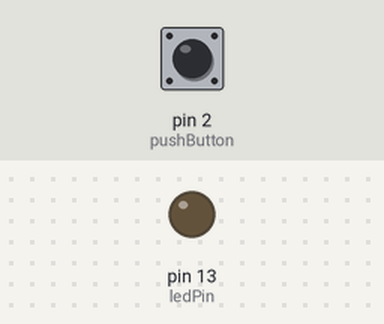
Bench run of a sketch on a simulated Arduino Uno, built with avr-gcc and run on an emulated ATmega328P. Parts: output pins drawn as LEDs (lit = HIGH). Inputs (shaded band) come from the test bench; at power-on: pin 2 (pushButton) LOW.

Above: at 1.2 s.
1.3 s: pin 2 (pushButton) pulled HIGH for 0.15 s
At 1.37 s:
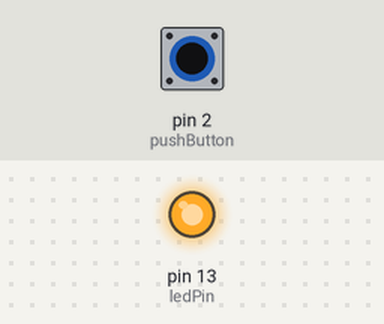
2.9 s: pin 2 (pushButton) pulled HIGH for 3.2 s
At 7.3 s:
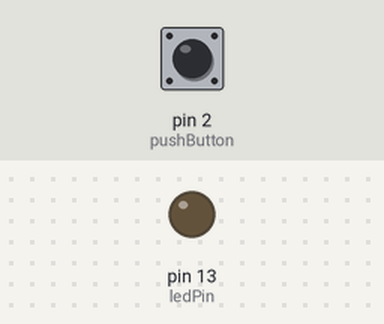
Timing chart, 0 to 8.8 s (numbered marks = the images above; inputs shaded):
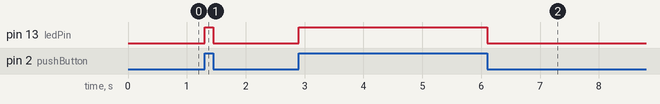

Measured:
- after the input at 1.3 s, pin 13 (ledPin): LOW → HIGH at once, → LOW 0.15 s later
- after the input at 2.9 s, pin 13 (ledPin): LOW → HIGH at once, → LOW 3.2 s later

The sketch:

pushButton.ino
```cpp
int pushButton = 2;
int ledPin = 13;

void setup() {
  Serial.begin(9600);
  pinMode(pushButton, INPUT);
  pinMode(ledPin, OUTPUT);
}

void loop() {
  int buttonState = digitalRead(pushButton);
  if(buttonState == HIGH){
    digitalWrite(ledPin, HIGH);
  }else{
    digitalWrite(ledPin, LOW);
  }
}
```
